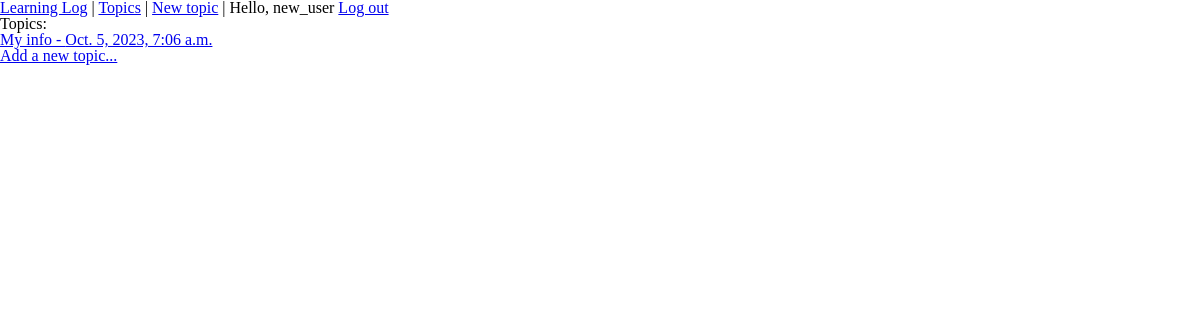
/topics/ (signed in), run on an earlier commit of the app's database.
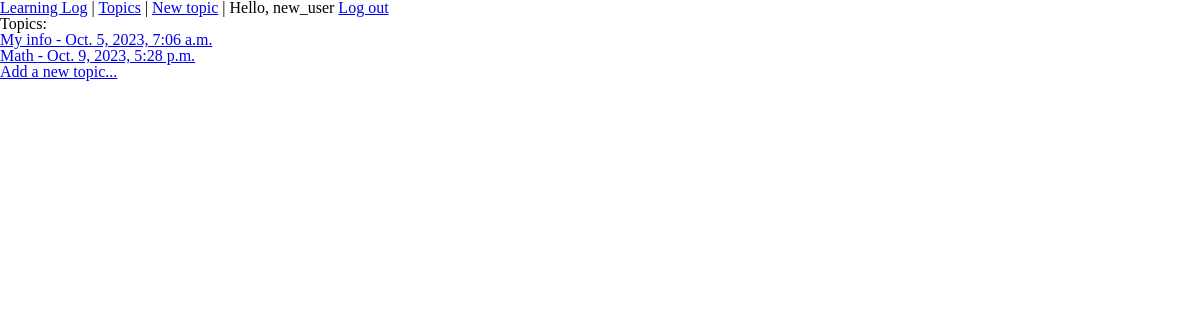
And on a later commit of the database.
### learning_logs/models.py (models this page shows)
class Topic(models.Model):
    text = models.CharField(max_length=200)
    date_added = models.DateTimeField(auto_now_add=True)
    owner = models.ForeignKey(User, on_delete=models.CASCADE)
    def __str__(self):
        return self.text

### learning_logs/views.py (the view)
# urls.py: path('topics/', views.topics, name='topics'),
@login_required
def topics(request):
    topics = Topic.objects.filter(owner=request.user).order_by('date_added')
    context = {'topics': topics}
    return render(request, 'learning_logs/topics.html', context)

### learning_logs/templates/learning_logs/topics.html
{% extends 'learning_logs/base.html' %}
{% load static %}
{% block css_link %}{% static 'topics.css' %}{% endblock css_link %}
{% block content %}
  <p>Topics:</p>
  <ul>
    {% for topic in topics %}
      <li><a href="{% url 'learning_logs:topic' topic.id %}">{{ topic }} - {{ topic.date_added }}</a></li>
    {% empty %}
      <li>No topics have  been added yet.</li>
    {% endfor %}
    <li><a href="{% url 'learning_logs:new_topic' %}">Add a new topic...</a></li>
  </ul>
{% endblock content %}

### learning_logs/templates/learning_logs/base.html (shortened to what this page needs)
<!DOCTYPE html>
<html lang="en">
<head>
</head>
<body>
  <nav>
    {% load static %}
    <link rel="stylesheet" href="{% static 'base.css' %}">
    <link rel="stylesheet" href="{% block css_link %}{% endblock css_link %}">
    <a href="{% url 'learning_logs:main' %}">Learning Log</a> |
    <a href="{% url 'learning_logs:topics' %}">Topics</a> |
    <a href="{% url 'learning_logs:new_topic' %}">New topic</a> |
    {% if user.is_authenticated %}
      Hello, {{ user.username }}
      <a href="{% url 'users:logout' %}">Log out</a>
    {% else %}
      <a href="{% url 'users:login' %}"> Log in</a> |
      <a href="{% url 'users:register' %}"> Register</a>
    {% endif %}
  </nav>
  {% block content %}{% endblock content %}
</body>
</html>

### learning_logs/static/base.css (style rules this page uses)
html, body, div, span, applet, object, iframe, h1, h2, h3, h4, h5, h6, p, blockquote, pre, a, abbr, acronym, address, big, cite, code, del, dfn, em, img, ins, kbd, q, s, samp, small, strike, strong, sub, sup, tt, var, b, u, i, center, dl, dt, dd, ol, ul, li, fieldset, form, label, legend, table, caption, tbody, tfoot, thead, tr, th, td, article, aside, canvas, details, embed, figure, figcaption, footer, header, hgroup, menu, nav, output, ruby, section, summary, time, mark, audio, video { margin: 0; padding: 0; border: 0; font-size: 100%; font: inherit; vertical-align: baseline; }
article, aside, details, figcaption, figure, footer, header, hgroup, menu, nav, section { display: block; }
body { line-height: 1; }
ol, ul { list-style: none; }

What changed in the data, as far as the page shows it:
added Topic: text "Math", date_added "Oct. 9, 2023, 5:28 p.m."
